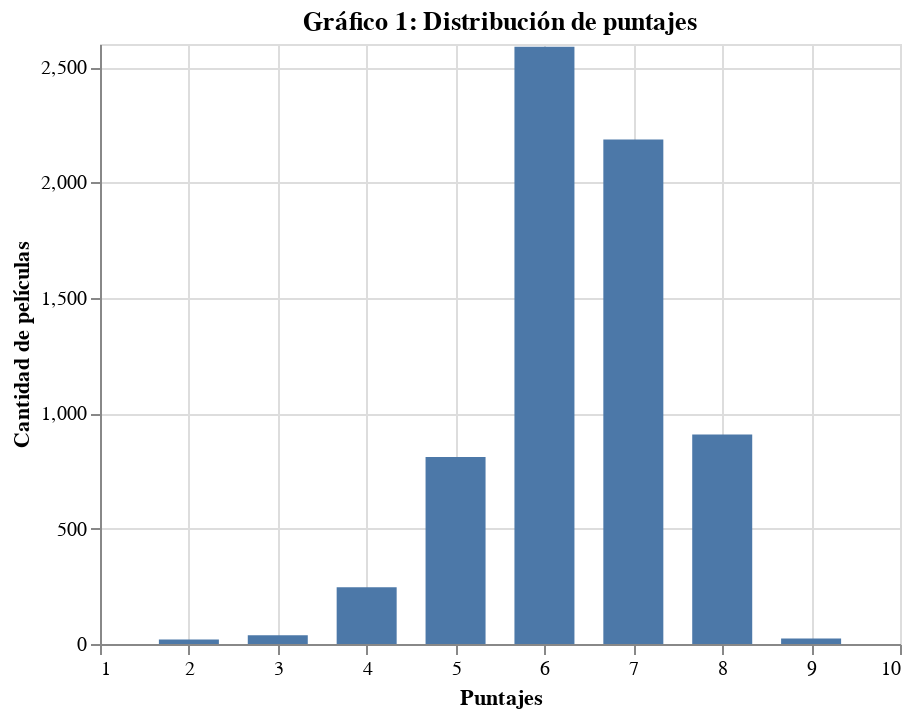

Notebook cell for this chart:
### Markdown cell above
Pregunta 1

### Code cell
#https://www.it-swarm.dev/es/python/redondear-una-sola-columna-en-pandas/1049265738/
data1= data.copy()
data1.score = data.score.round()

#https://stackoverflow.com/questions/38933071/group-by-two-columns-and-count-the-occurrences-of-each-combination-in-pandas
ds = data1.groupby('score').size()
new_df = ds.to_frame(name = 'cantidad').reset_index()
new_df

alt.Chart(new_df).mark_bar(size=30).encode(
    x=alt.X('score', title='Puntajes'),
    y=alt.Y('cantidad', title='Cantidad de películas')
).properties(title="Gráfico 1: Distribución de puntajes")

### Figure 1 — Vega-Lite specification as saved in the notebook (floating-point values rounded to 4 significant figures)
{"config": {"view": {"continuousWidth": 400, "continuousHeight": 300}}, "data": {"name": "data-cd05893b7c035b350821491e01d28d44"}, "mark": {"type": "bar", "size": 30}, "encoding": {"x": {"type": "quantitative", "field": "score", "title": "Puntajes"}, "y": {"type": "quantitative", "field": "cantidad", "title": "Cantidad de películas"}}, "title": "Gráfico 1: Distribución de puntajes", "$schema": "https://vega.github.io/schema/vega-lite/v4.8.1.json", "datasets": {"data-cd05893b7c035b350821491e01d28d44": [{"score": 2.0, "cantidad": 20}, {"score": 3.0, "cantidad": 38}, {"score": 4.0, "cantidad": 246}, {"score": 5.0, "cantidad": 810}, {"score": 6.0, "cantidad": 2588}, {"score": 7.0, "cantidad": 2186}, {"score": 8.0, "cantidad": 908}, {"score": 9.0, "cantidad": 24}]}}
